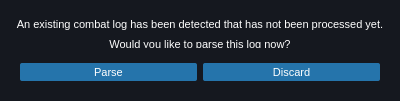
<?xml version="1.0" encoding="UTF-8"?>
<ui version="4.0">
 <class>ExistingDialog</class>
 <widget class="QDialog" name="ExistingDialog">
  <property name="geometry">
   <rect>
    <x>0</x>
    <y>0</y>
    <width>400</width>
    <height>101</height>
   </rect>
  </property>
  <property name="windowTitle">
   <string>Existing Log</string>
  </property>
  <property name="windowIcon">
   <iconset resource="../nexus.qrc">
    <normaloff>:/images/favicon.png</normaloff>:/images/favicon.png</iconset>
  </property>
  <property name="styleSheet">
   <string notr="true">#ExistingDialog {
    background: #15181f;
}

* {
    outline: 0;
    font: 11px arial;
}

QLabel {
    color: #ffffff;
}

QPushButton {
    background: #2574ab;
    border-radius: 2px;
	padding: 3px 5px 2px;
    border: none;
    min-width: 100px;
    color: #ffffff;
}

QPushButton::hover {
    background: #2b85c4;
}

QPushButton::pressed {
    background: #206291;
}

QPushButton:disabled {
    background-color: #1c2029;
    color: #46474a;
}

QProgressBar {
    border: none;
    border-radius: 2px;
	text-align:center;
    background: #323947;
	color:#fff;
}

QProgressBar::chunk {
    background-color: #24dba1
}



QListView {
    outline: 0;
    padding: 10px;
    color: #ffffff;
    background: #323947;
    border: 1px solid #323947;
    show-decoration-selected: 1; /* make the selection span the entire width of the view */
}

QListView::item {
    height: 24px;
}

QListView::item:selected {
    color: #ffffff;
}

QListView::item:selected:!active {
    background: #24dba1;
}

QListView::item:selected:active {
    background: #24dba1;
}

QListView::item:hover {
    background: #24dba1;
}

QScrollBar:vertical {
    border: none;
    background: #323947;
    width: 5px;
    margin: 0;
}

QScrollBar:horizontal {
    border: none;
    background: #323947;
    height: 5px;
    margin: 0;
}

QScrollBar::handle:vertical {
    background: #24dba1;
    min-height: 20px;
}

QScrollBar::handle:horizontal {
    background: #24dba1;
    min-width: 20px;
}

QScrollBar::add-line:vertical {
    border: none;
    background: #323947;
    height: 20px;
    subcontrol-position: bottom;
    subcontrol-origin: margin;
}

QScrollBar::add-line:horizontal {
    border: none;
    background: #323947;
    width: 20px;
    subcontrol-position: bottom;
    subcontrol-origin: margin;
}

QScrollBar::sub-line:vertical {
    border: none;
    background: #323947;
    height: 20px;
    subcontrol-position: top;
    subcontrol-origin: margin;
}

QScrollBar::sub-line:horizontal {
    border: none;
    background: #323947;
    width: 20px;
    subcontrol-position: top;
    subcontrol-origin: margin;
}

QScrollBar::up-arrow:vertical, QScrollBar::down-arrow:vertical {
    border: none;
}

QScrollBar::up-arrow:horizontal, QScrollBar::down-arrow:horizontal {
    border: none;
}

QScrollBar::add-page:horizontal, QScrollBar::sub-page:horizontal {
    background: none;
}

QScrollBar::add-page:vertical, QScrollBar::sub-page:vertical {
    background: none;
}</string>
  </property>
  <layout class="QVBoxLayout" name="verticalLayout">
   <item>
    <widget class="QLabel" name="label">
     <property name="text">
      <string>&lt;html&gt;&lt;head/&gt;&lt;body&gt;&lt;p style=&quot;line-height:20px&quot;&gt;An existing combat log has been detected that has not been processed yet. Would you like to parse this log now?&lt;/p&gt;&lt;/body&gt;&lt;/html&gt;</string>
     </property>
     <property name="alignment">
      <set>Qt::AlignCenter</set>
     </property>
     <property name="wordWrap">
      <bool>true</bool>
     </property>
    </widget>
   </item>
   <item alignment="Qt::AlignBottom">
    <widget class="QFrame" name="frame">
     <layout class="QHBoxLayout" name="horizontalLayout">
      <item>
       <widget class="QPushButton" name="pushButton_2">
        <property name="text">
         <string>Parse</string>
        </property>
        <property name="icon">
         <iconset resource="../nexus.qrc">
          <normaloff>:/images/upload.png</normaloff>:/images/upload.png</iconset>
        </property>
       </widget>
      </item>
      <item>
       <widget class="QPushButton" name="pushButton">
        <property name="text">
         <string>Discard</string>
        </property>
        <property name="icon">
         <iconset resource="../nexus.qrc">
          <normaloff>:/images/delete.png</normaloff>:/images/delete.png</iconset>
        </property>
       </widget>
      </item>
     </layout>
    </widget>
   </item>
  </layout>
 </widget>
 <resources>
  <include location="../nexus.qrc"/>
 </resources>
 <connections/>
</ui>
